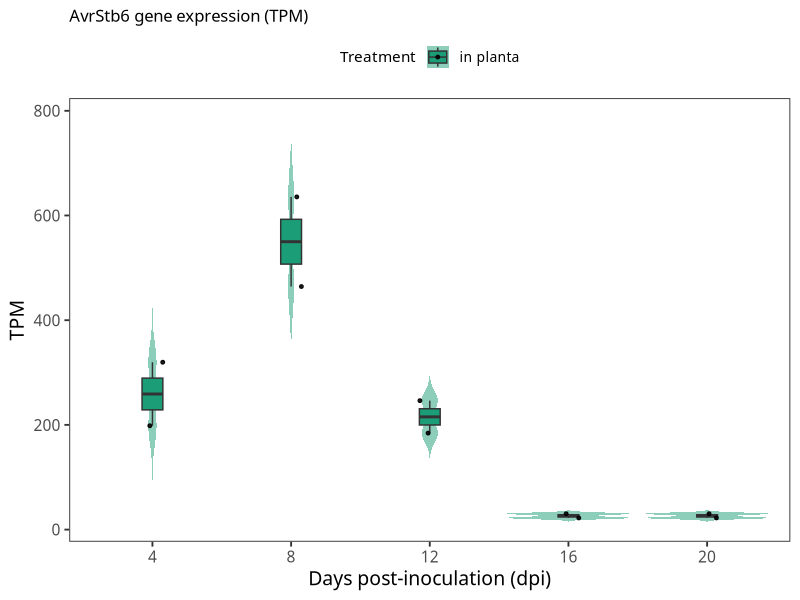
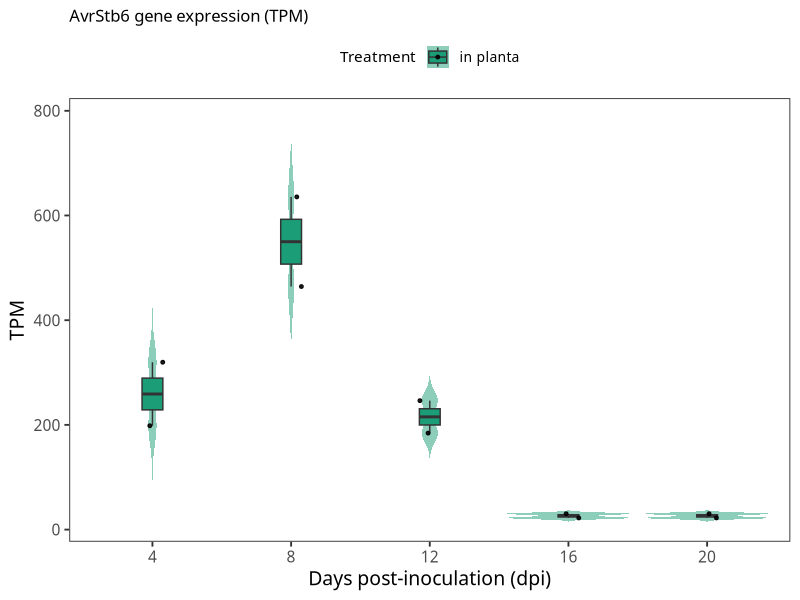

Source code (R) for these figures, in order:
## ---- chunk 1

library(ggplot2)
library(tidyr)
library(dplyr)

## ---- chunk 2

df <- read.csv("AvrStb6_TPM_Obelisk.csv")

selected_dpi <- c("4", "8", "12","16","20")

df <- df %>% 
  filter(dpi %in% selected_dpi)

df <- df %>%
  mutate(dpi = factor(dpi, levels = c("4", "8", "12","16","20")))

df$dpi <- factor(df$dpi, levels = c(4,8,12,16,20))

ggplot(df, aes(x = dpi, y = tpm, fill = treatment)) +
  geom_violin(trim = FALSE, alpha = 0.5, color = NA) +
  geom_boxplot(width = 0.15, outlier.shape = NA, position = position_dodge(0.9)) +
  geom_jitter(position = position_jitterdodge(jitter.width = 0.15), size = 1, alpha = 0.9) +
  scale_fill_manual(
    values = c("in planta" = "#1b9e77"),
    name = "Treatment"  # <-- updated legend title
  ) +
  theme_bw(base_size = 14) +
  labs(
    title = "AvrStb6 gene expression (TPM)",
    x = "Days post-inoculation (dpi)",
    y = "TPM"
  ) +
  theme(
    text = element_text(family = "Avenir Next Medium"),
    panel.grid.major = element_blank(),
    panel.grid.minor = element_blank(),
    legend.position = "top",
    legend.title = element_text(size = 11),
    legend.text = element_text(size = 10),
    plot.title = element_text(size = 12)
  )


# Save last plot as a high-resolution PNG
ggsave("Obelisk_AvrStb6_gene_expression.png", width = 4, height = 4, dpi = 600)
